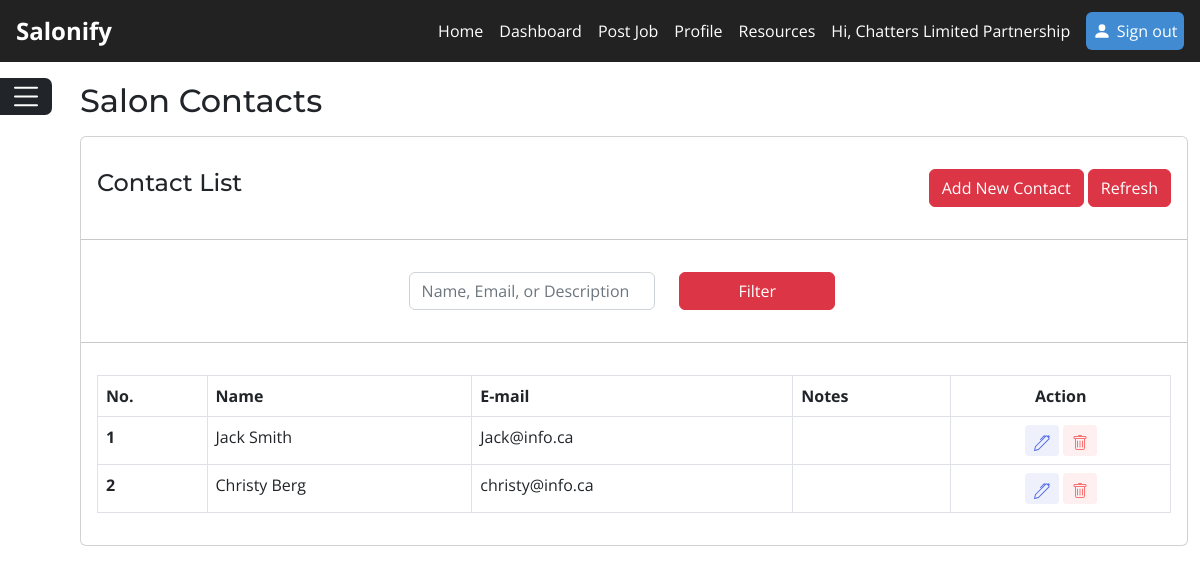
/application/employer/contacts?id=3 (signed in), run on the app's committed database.
### tables this page shows
CREATE TABLE `contact` (
  `contact_id` int(11) NOT NULL,
  `employer_id` int(11) NOT NULL,
  `first_name` varchar(50) NOT NULL,
  `last_name` varchar(50) NOT NULL,
  `email` varchar(100) NOT NULL,
  `notes` varchar(50) DEFAULT NULL
);

### application/includes/utils.php (called while the page is built, shortened)
<?php
if (isset($accl)) {
    if (isset($_SESSION['user_id'])) {
        $id = $_SESSION['user_id'];
    } else {
        header("Location: " . ROOT_URL . "sign-in?error=1");
        exit;
    }
}

### application/employer/contacts.php (the view, shortened to what this page needs)
<?php
$accl = "0,2";
include("../includes/job_connect.php");
include("../includes/utils.php");
include("../includes/header.php");
$employer_id = $_SESSION['employer_id'];
if (isset($_POST['contact-search'])) {
    $job_search = $_POST['contact-search'];
    $search_part1 = "AND (first_name LIKE '%$job_search%' OR last_name LIKE '%$job_search%' OR email LIKE '%$job_search%' OR notes LIKE '%$job_search%')";
} else {
    $search_part1 = "";
}
if (isset($_GET['page'])) {
    $page = $_GET['page'];
} else {
    $page = 1;
}
$limit = 10;
$count_sql ="SELECT COUNT(*)from contact
where employer_id = $employer_id $search_part1";
$count_result = mysqli_query($jobConn, $count_sql);
$count_row = mysqli_fetch_row($count_result);
$count_of_records = $count_row[0];
if ($count_of_records > $limit)
{
    $end = round($count_of_records % $limit, 0);
    $splits = round(($count_of_records - $end) / $limit, 0);
    if ($end !=0)
    {
        $number_of_pages = $splits + 1;
    }
    else
    {
        $number_of_pages = $splits;
    }
    $start_position = ($page * $limit) - $limit;
    $limit_string = "LIMIT $start_position, $limit";
} else {
    $limit_string = "LIMIT 0, $limit";
}
?>
<body>
    <main>
        <div class="d-flex">
            <div class="hamburger-sticky" id="hamburger-position">
                <button class="bg-dark text-white border-0 start-0 mt-3 hide-show-icon  " onclick="show()" id="showIcon"></button>
            </div>
            <div class="container-fluid ps-5 pt-1">
                <div class="mt-3 mb-3">
                    <h2>Salon Contacts</h2>
                </div>
                <div class="card">
                    <div class="card-body d-flex flex-row justify-content-between mt-3">
                        <h4>Contact List</h4>
                        <div><a class="btn btn-danger" href="new-contact?id=<?php echo $id ?>">Add New Contact</a>
                            <a class="btn btn-danger" href="contacts.php?id=<?php echo $id ?>">Refresh</a>
                        </div>
                    </div>
                    <hr>
                    <div class=" pb-3">
                        <form method="post" action="<?php echo htmlspecialchars($_SERVER['REQUEST_URI']); ?>" class="row container-fluid mt-3 d-flex justify-content-center">
                            <div class="col-sm-3 col-sm-3 search-bar-mobile-view">
                                <input type="text" class="form-control" placeholder="Name, Email, or Description" name="contact-search" id="contact-search">
                            </div>
                            <div class="desktop-view-button col-sm-2 col-sm-2 ">
                                <button class="btn btn-md w-100 btn-danger desktop-view-button" type="submit" name="find-jobs" id="find-jobs">Filter
                                </button>
                            </div>
                    </div>
                    <?php
                    $list_sql = "SELECT first_name, last_name, email, notes, contact_id from contact
                                    where employer_id = $employer_id $search_part1 $limit_string";
                    $list_result = $jobConn->query($list_sql);
                    ?>
                    <div>
                        <hr>
                        <div class="card-body d-flex justify-content-between row text-center">
                            <div class="table-responsive">
                                <table class="table table-bordered align-middlenowrap">
                                    <?php if ($list_result->num_rows > 0) : ?>
                                        <thead>
                                            <tr>
                                                <th style="text-align: left;">No.</th>
                                                <th style="text-align: left;">Name</th>
                                                <th style="text-align: left;">E-mail</th>
                                                <th style="text-align: left;">Notes</th>
                                                <th>Action</th>
                                            </tr>
                                        </thead>
                                        <?php $i = 1;
                                        while ($row = $list_result->fetch_assoc()) : ?>
                                            <tbody>
                                                <tr>
                                                    <th style="text-align: left;"><?php echo $i;
                                                        $i++; ?></th>
                                                    <td style="text-align: left;"><?php echo $row['first_name'] . " " . $row['last_name']; ?></td>
                                                    <td style="text-align: left;"><?php echo $row['email'] ?></td>
                                                    <td style="text-align: left;"><?php echo $row['notes'] ?></td>
                                                    <td>
                                                        <?php $contact_id = $row['contact_id']; ?>
                                                        <a class="btn btn-sm btn-soft-primary pencil-bg" href="new-contact.php?id=<?php echo $id; ?>&contact_id=<?php echo $contact_id ?>"></a>
                                                        <a onclick="popupFunction(<?php echo $contact_id ?>)" class="btn btn-sm btn-soft-danger deleteTrash"></a>
                                                    </td>
                                                </tr>
                                            <?php endwhile ?>
                                            </tbody>
                                </table>
                            </div>
                        <?php else : ?>
                            <p class="alert alert-danger text-center">No Data found</p>
                        <?php endif ?>
                    </div>
                </div>
            </div>
        </div>
        </div>
    </main>
        <?php
        include("../includes/no_footer.php");
        ?>

### application/static/css/global.css (style rules this page uses)
* { font-family: "Open Sans", sans-serif; }
h1, h2, h3, h4, h5, h6 { font-family: "Montserrat", sans-serif; }
:root { --dark-red: #951D22; --light-red: #CD2027; --light-red-hover: #B21D23; --white: #FFFFFF; --off-white: #F4F5F7; --dark-grey: #222222; --blue: #027BCE; --blue-hover: #1B3768; }

### application/employer/contacts.php (style rules this page uses)
.hide-show-icon { visibility: hidden; border-radius: 0 7px 7px 0; }
.hamburger-sticky { position: absolute; top: 0; height: 50vh; }
.pencil-bg { background-color: #eef0fc; color: #556ee6; }
.deleteTrash { background-color: #fef0f0; color: #f57575; }

### data on the page
contact: first_name "Jack", last_name "Smith", email "Jack@info.ca"
contact: first_name "Christy", last_name "Berg", email "christy@info.ca"

### other printed values
$name "Chatters Limited Partnership"
